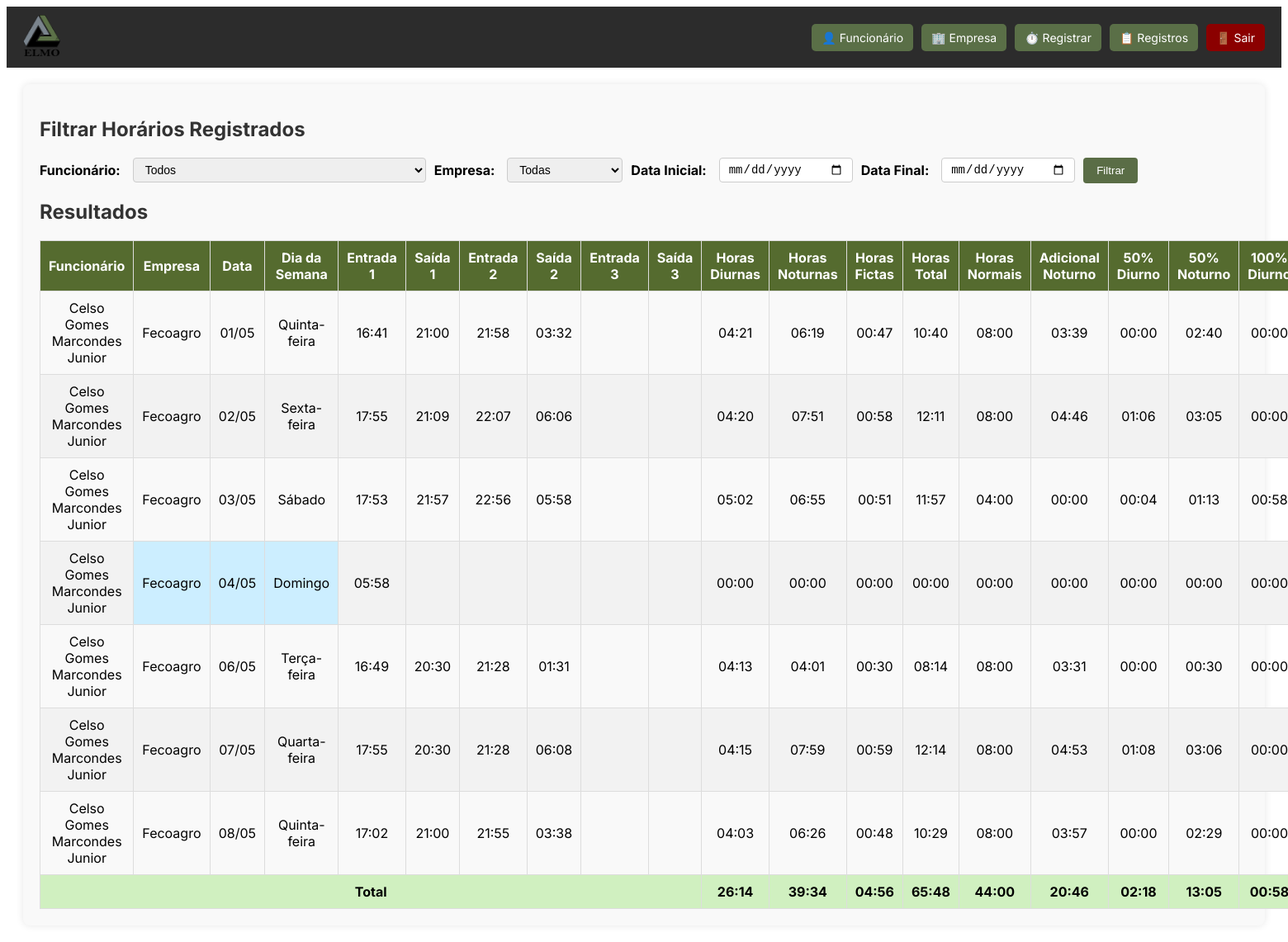
The app's page /lista-registros?funcionario_id=3 (signed in) with its own data.
### models.py (models this page shows)
class Ponto(db.Model):
    id = db.Column(db.Integer, primary_key=True)
    funcionario_id = db.Column(db.Integer, db.ForeignKey('funcionario.id'), nullable=False)
    empresa_id = db.Column(db.Integer, db.ForeignKey('empresa.id'), nullable=False)
    data = db.Column(db.String(10), nullable=False)
    entrada1 = db.Column(db.String(5))
    saida1 = db.Column(db.String(5))
    entrada2 = db.Column(db.String(5))
    saida2 = db.Column(db.String(5))
    entrada3 = db.Column(db.String(5))
    saida3 = db.Column(db.String(5))
    funcionario = db.relationship('Funcionario', backref=db.backref('pontos', lazy=True))
    empresa = db.relationship('Empresa', backref=db.backref('pontos', lazy=True))

class Funcionario(db.Model):
    id = db.Column(db.Integer, primary_key=True)
    nome = db.Column(db.String(100), nullable=False)
    cpf = db.Column(db.String(14), unique=True, nullable=True)

class Empresa(db.Model):
    id = db.Column(db.Integer, primary_key=True)
    nome = db.Column(db.String(100), nullable=False)
    vale_alimentacao = db.Column(db.Float, nullable=False)

### app.py (the view, shortened to what this page needs)
@app.route("/lista-registros", methods=["GET"])
def lista_registros():
    if not session.get("usuario_logado"):
        return redirect(url_for("login"))
    funcionarios = Funcionario.query.order_by(Funcionario.nome.asc()).all()
    empresas = Empresa.query.order_by(Empresa.nome.asc()).all()
    query = Ponto.query
    funcionario_id = request.args.get("funcionario_id")
    empresa_id = request.args.get("empresa_id")
    data_ini = request.args.get("data_ini")
    data_fim = request.args.get("data_fim")
    if funcionario_id:
        query = query.filter_by(funcionario_id=funcionario_id)
    if empresa_id:
        query = query.filter_by(empresa_id=empresa_id)
    if data_ini:
        query = query.filter(Ponto.data >= data_ini)
    if data_fim:
        query = query.filter(Ponto.data <= data_fim)
    pontos = []
    if funcionario_id or empresa_id or data_ini or data_fim:
        pontos = query.order_by(Ponto.data.asc()).all()
    INIDIA = time(5, 0)
    FIMDIA = time(22, 0)
    ININOT = time(22, 0)
    FIMNOT = time(5, 0)
    def to_time(valor):
        if isinstance(valor, str):
            return datetime.strptime(valor, "%H:%M").time()
        return valor
    for ponto in pontos:
        if isinstance(ponto.data, str):
            ponto.data_obj = datetime.strptime(ponto.data, "%Y-%m-%d")
        else:
            ponto.data_obj = ponto.data
        ponto.horas_diurnas_reais = timedelta()
        ponto.horas_noturnas_reais = timedelta()
        ponto.horas_fictas = timedelta()
        ponto.horas_adicional = timedelta()
        ponto.horas_adicional_ficta = timedelta()
        ponto.horas_diurnas = timedelta()
        ponto.horas_noturnas = timedelta()
        ponto.horas_total = timedelta()
        ponto.extra_50_diurno = timedelta()
        ponto.extra_50_noturno = timedelta()
        ponto.extra_50_noturno_reais = timedelta()
        ponto.extra_100_diurno = timedelta()
        ponto.extra_100_noturno = timedelta()
        ponto.horas_normais = timedelta(hours=8)
        if ponto.data_obj.weekday() == 5:
            ponto.horas_normais = timedelta(hours=4)
        turnos = [(ponto.entrada1, ponto.saida1), (ponto.entrada2, ponto.saida2), (ponto.entrada3, ponto.saida3)]
        minutos_marcados = []
        for entrada, saida in turnos:
            if entrada and saida:
                entrada = to_time(entrada)
                saida = to_time(saida)
                entrada_dt = datetime.combine(ponto.data_obj, entrada)
                saida_dt = datetime.combine(ponto.data_obj, saida)
                if saida < entrada:
                    saida_dt += timedelta(days=1)
                atual = entrada_dt
                while atual < saida_dt:
                    minutos_marcados.append(atual)
                    atual += timedelta(minutes=1)
        acumulado_domingo = timedelta()
        duracao_dentro_domingo = timedelta()
        for minuto in minutos_marcados:
            hora = minuto.time()
            tipo = "diurna"
            if hora >= ININOT or hora < FIMNOT:
                tipo = "noturna"
            if ponto.data_obj.weekday() == 5 and minuto.date() > ponto.data_obj.date():
                if tipo == "diurna":
                    ponto.extra_100_diurno += timedelta(minutes=1)
                    ponto.horas_diurnas_reais += timedelta(minutes=1)
                else:
                    ponto.extra_100_noturno += timedelta(minutes=1)
                    ponto.horas_noturnas_reais += timedelta(minutes=1)
                continue
            if ponto.horas_normais > timedelta():
                ponto.horas_normais -= timedelta(minutes=1)
                if tipo == "diurna":
                    ponto.horas_diurnas += timedelta(minutes=1)
                    ponto.horas_diurnas_reais += timedelta(minutes=1)
                else:
                    ponto.horas_noturnas_reais += timedelta(minutes=1)
                    ponto.horas_adicional += timedelta(minutes=1)
            else:
                if tipo == "diurna":
                    ponto.extra_50_diurno += timedelta(minutes=1)
                    ponto.horas_diurnas_reais += timedelta(minutes=1)
                else:
                    ponto.extra_50_noturno_reais += timedelta(minutes=1)
                    ponto.horas_noturnas_reais += timedelta(minutes=1)
        if ponto.data_obj.weekday() < 5:
            ponto.horas_noturnas = ponto.horas_noturnas_reais * 1.142857
            ponto.horas_total = ponto.horas_diurnas_reais + ponto.horas_noturnas
            ponto.horas_fictas= ponto.horas_noturnas_reais * 0.142857
            carga_horaria_diaria = timedelta(hours=8)
            jornada_total = ponto.horas_diurnas_reais + ponto.horas_noturnas
            if jornada_total < carga_horaria_diaria:
                ponto.horas_normais = jornada_total
            else:
                ponto.horas_normais = carga_horaria_diaria
                ponto.extra_50_noturno = ( ponto.extra_50_noturno_reais * 1.142857 ) + ( ponto.horas_adicional * 0.142857 )
        if ponto.data_obj.weekday() == 5:
            ponto.horas_noturnas = ponto.horas_noturnas_reais * 1.142857
            ponto.horas_total = ponto.horas_diurnas_reais + ponto.horas_noturnas
            ponto.horas_fictas= ponto.horas_noturnas_reais * 0.142857
            carga_horaria_diaria = timedelta(hours=4)
            jornada_total = ponto.horas_diurnas_reais + ponto.horas_noturnas
            extra_total = max(timedelta(), jornada_total - carga_horaria_diaria)
            ponto.extra_50_noturno = ponto.extra_50_noturno_reais * 1.142857
            if ponto.horas_adicional > timedelta():
                ponto.extra_50_noturno = ponto.horas_adicional * 0.142857
            if jornada_total < carga_horaria_diaria:
                ponto.horas_normais = jornada_total
                ponto.horas_adicional = ponto.horas_noturnas
            else:
                ponto.horas_normais = carga_horaria_diaria
        if ponto.data_obj.weekday() == 6:
            ponto.horas_noturnas = ponto.horas_noturnas_reais * 1.142857
            ponto.horas_total = ponto.horas_diurnas_reais + ponto.horas_noturnas
            ponto.horas_fictas= ponto.horas_noturnas_reais * 0.142857
            carga_horaria_diaria = timedelta(hours=8)
            jornada_total = ponto.horas_diurnas_reais + ponto.horas_noturnas
            if jornada_total < carga_horaria_diaria:
                ponto.horas_normais = jornada_total
            else:
                ponto.horas_normais = carga_horaria_diaria - (ponto.extra_100_diurno + ponto.extra_100_noturno)
                ponto.extra_50_noturno = ( ponto.extra_50_noturno_reais * 1.142857 ) + ( ponto.horas_adicional * 0.142857 )
    total = {
            "horas_diurnas": timedelta(),
            "horas_noturnas": timedelta(),
            "horas_fictas": timedelta(),
            "horas_total": timedelta(),
            "horas_normais": timedelta(),
            "horas_adicional": timedelta(),
            "extra_50_diurno": timedelta(),
            "extra_50_noturno": timedelta(),
            "extra_100_diurno": timedelta(),
            "extra_100_noturno": timedelta(),
        }
    for ponto in pontos:
            total["horas_diurnas"] += ponto.horas_diurnas_reais
            total["horas_noturnas"] += ponto.horas_noturnas
            total["horas_fictas"] += ponto.horas_fictas
            total["horas_total"] += ponto.horas_total
            total["horas_normais"] += ponto.horas_normais
            total["horas_adicional"] += ponto.horas_adicional
            total["extra_50_diurno"] += ponto.extra_50_diurno
            total["extra_50_noturno"] += ponto.extra_50_noturno
            total["extra_100_diurno"] += ponto.extra_100_diurno
            total["extra_100_noturno"] += ponto.extra_100_noturno
    return render_template("lista_registros.html", pontos=pontos, funcionarios=funcionarios, empresas=empresas, total=total)

### app.py (called while the page is built)
@app.template_filter('horario_formatado')
def horario_formatado(value):
    if not value:
        return "00:00"
    total_minutes = int(value.total_seconds() // 60)
    horas = total_minutes // 60
    minutos = total_minutes % 60
    return f"{horas:02d}:{minutos:02d}"

@app.template_filter('formatar_dia_semana')
def formatar_dia_semana(data):
    return format_datetime(data, "EEEE", locale='pt_BR').capitalize()

### templates/lista_registros.html (shortened to what this page needs)
{% extends "base.html" %}
{% block content %}
<div class="box">
    <h2>Filtrar Horários Registrados</h2>
    <form method="GET" class="filter-lista-form">
        <label for="funcionario_id">Funcionário:</label>
        <select name="funcionario_id" id="funcionario_id">
            <option value="">Todos</option>
        </select>
        <label for="empresa_id">Empresa:</label>
        <select name="empresa_id" id="empresa_id">
            <option value="">Todas</option>
        </select>
        <label for="data_ini">Data Inicial:</label>
        <input type="date" name="data_ini" id="data_ini">
        <label for="data_fim">Data Final:</label>
        <input type="date" name="data_fim" id="data_fim">
        <button type="submit" class="btn-lista-filter">Filtrar</button>
    </form>
</div>
<div class="box">
    <h2>Resultados</h2>
    <div class="table-responsive">
        <table class="styled-table">
            <thead>
                <tr>
                    <th>Funcionário</th>
                    <th>Empresa</th>
                    <th>Data</th>
                    <th>Dia da Semana</th>
                    <th>Entrada 1</th><th>Saída 1</th>
                    <th>Entrada 2</th><th>Saída 2</th>
                    <th>Entrada 3</th><th>Saída 3</th>
                    <th>Horas Diurnas</th>
                    <th>Horas Noturnas</th>
                    <th>Horas Fictas</th>
                    <th>Horas Total</th>
                    <th>Horas Normais</th>
                    <th>Adicional Noturno</th>
                    <th>50% Diurno</th>
                    <th>50% Noturno</th>
                    <th>100% Diurno</th>
                </tr>
            </thead>
            <tbody>
                {% for p in pontos %}
                <tr class="{% if p.data_obj | formatar_dia_semana == 'Domingo' %}domingo{% endif %}">
                    <td>{{ p.funcionario.nome }}</td>
                    <td>{{ p.empresa.nome }}</td>
                    <td>{{ p.data_obj.strftime('%d/%m') }}</td>
                    <td>{{ p.data_obj | formatar_dia_semana }}</td>
                    <td>{{ p.entrada1 or '' }}</td><td>{{ p.saida1 or '' }}</td>
                    <td>{{ p.entrada2 or '' }}</td><td>{{ p.saida2 or '' }}</td>
                    <td>{{ p.entrada3 or '' }}</td><td>{{ p.saida3 or '' }}</td>
                    <td>{{ p.horas_diurnas_reais|horario_formatado }}</td>
                    <td>{{ p.horas_noturnas|horario_formatado }}</td>
                    <td>{{ p.horas_fictas|horario_formatado }}</td>
                    <td>{{ p.horas_total|horario_formatado }}</td>
                    <td>{{ p.horas_normais|horario_formatado }}</td>
                    <td>{{ p.horas_adicional|horario_formatado }}</td>
                    <td>{{ p.extra_50_diurno|horario_formatado }}</td>
                    <td>{{ p.extra_50_noturno|horario_formatado }}</td>
                    <td>{{ p.extra_100_diurno|horario_formatado }}</td>
                </tr>
                {% endfor %}
            </tbody>
            <tfoot>
                <tr class="total-row">
                    <td colspan="10">Total</td>
                    <td>{{ total.horas_diurnas|horario_formatado }}</td>
                    <td>{{ total.horas_noturnas|horario_formatado }}</td>
                    <td>{{ total.horas_fictas|horario_formatado }}</td>
                    <td>{{ total.horas_total|horario_formatado }}</td>
                    <td>{{ total.horas_normais|horario_formatado }}</td>
                    <td>{{ total.horas_adicional|horario_formatado }}</td>
                    <td>{{ total.extra_50_diurno|horario_formatado }}</td>
                    <td>{{ total.extra_50_noturno|horario_formatado }}</td>
                    <td>{{ total.extra_100_diurno|horario_formatado }}</td>
                </tr>
            </tfoot>
        </table>
    </div>
</div>
{% endblock %}

### static/style.css (style rules this page uses)
h2, h3 { color: #333; }
table { width: 100%; border-collapse: collapse; margin-top: 20px; }
table th, table td { border: 1px solid #ccc; padding: 8px; text-align: center; }
table th { background-color: #6a7751; color: white; }
table tr:nth-child(even) { background-color: #f5f5f5; }
h2 { margin-bottom: 20px; color: #333; }
form { display: flex; flex-wrap: wrap; gap: 10px; align-items: center; }
label { font-weight: bold; margin-right: 5px; }
input[type="date"], input[type="time"], select { padding: 6px 8px; border: 1px solid #ccc; border-radius: 5px; outline: none; }
.styled-table { width: 100%; border-collapse: collapse; margin-top: 10px; }
.styled-table th, .styled-table td { border: 1px solid #ddd; padding: 10px; text-align: center; }
.styled-table th { background-color: #556b2f; color: white; }
.styled-table tr:nth-child(even) { background-color: #f2f2f2; }
select, input[type="date"], input[type="time"] { padding: 6px 8px; border: 1px solid #ccc; border-radius: 5px; outline: none; min-width: 140px; }
.filter-lista-form { display: flex; flex-wrap: wrap; align-items: center; gap: 10px; margin-bottom: 20px; }
.filter-lista-form label { margin-right: 5px; font-weight: bold; }
.filter-lista-form select, .filter-lista-form input[type="date"] { padding: 5px 10px; font-size: 14px; border: 1px solid #ccc; border-radius: 4px; }
.btn-lista-filter { background-color: #5a6d46; color: white; border: none; padding: 8px 16px; border-radius: 4px; cursor: pointer; }
.domingo td:nth-child(2), .domingo td:nth-child(3), .domingo td:nth-child(4) { background-color: #cceeff; }
.total-row td { background-color: #d0f0c0; font-weight: bold; }
body { font-family: 'Inter', sans-serif; }

### records on screen
Ponto: funcionario.nome "Celso Gomes Marcondes Junior", empresa.nome "Fecoagro", data_obj "01/05", data_obj "Quinta-feira", entrada1 "16:41", saida1 "21:00", entrada2 "21:58", saida2 "03:32", horas_diurnas_reais|horario_formatado "04:21", horas_noturnas|horario_formatado "06:19", horas_fictas|horario_formatado "00:47", horas_total|horario_formatado "10:40", horas_normais|horario_formatado "08:00", horas_adicional|horario_formatado "03:39", extra_50_diurno|horario_formatado "00:00", extra_50_noturno|horario_formatado "02:40", extra_100_diurno|horario_formatado "00:00"
Ponto: funcionario.nome "Celso Gomes Marcondes Junior", empresa.nome "Fecoagro", data_obj "02/05", data_obj "Sexta-feira", entrada1 "17:55", saida1 "21:09", entrada2 "22:07", saida2 "06:06", horas_diurnas_reais|horario_formatado "04:20", horas_noturnas|horario_formatado "07:51", horas_fictas|horario_formatado "00:58", horas_total|horario_formatado "12:11", horas_normais|horario_formatado "08:00", horas_adicional|horario_formatado "04:46", extra_50_diurno|horario_formatado "01:06", extra_50_noturno|horario_formatado "03:05", extra_100_diurno|horario_formatado "00:00"
Ponto: funcionario.nome "Celso Gomes Marcondes Junior", empresa.nome "Fecoagro", data_obj "03/05", data_obj "Sábado", entrada1 "17:53", saida1 "21:57", entrada2 "22:56", saida2 "05:58", horas_diurnas_reais|horario_formatado "05:02", horas_noturnas|horario_formatado "06:55", horas_fictas|horario_formatado "00:51", horas_total|horario_formatado "11:57", horas_normais|horario_formatado "04:00", horas_adicional|horario_formatado "00:00", extra_50_diurno|horario_formatado "00:04", extra_50_noturno|horario_formatado "01:13", extra_100_diurno|horario_formatado "00:58"
Ponto: funcionario.nome "Celso Gomes Marcondes Junior", empresa.nome "Fecoagro", data_obj "04/05", data_obj "Domingo", entrada1 "05:58", horas_diurnas_reais|horario_formatado "00:00", horas_noturnas|horario_formatado "00:00", horas_fictas|horario_formatado "00:00", horas_total|horario_formatado "00:00", horas_normais|horario_formatado "00:00", horas_adicional|horario_formatado "00:00", extra_50_diurno|horario_formatado "00:00", extra_50_noturno|horario_formatado "00:00", extra_100_diurno|horario_formatado "00:00"
Ponto: funcionario.nome "Celso Gomes Marcondes Junior", empresa.nome "Fecoagro", data_obj "06/05", data_obj "Terça-feira", entrada1 "16:49", saida1 "20:30", entrada2 "21:28", saida2 "01:31", horas_diurnas_reais|horario_formatado "04:13", horas_noturnas|horario_formatado "04:01", horas_fictas|horario_formatado "00:30", horas_total|horario_formatado "08:14", horas_normais|horario_formatado "08:00", horas_adicional|horario_formatado "03:31", extra_50_diurno|horario_formatado "00:00", extra_50_noturno|horario_formatado "00:30", extra_100_diurno|horario_formatado "00:00"
Ponto: funcionario.nome "Celso Gomes Marcondes Junior", empresa.nome "Fecoagro", data_obj "07/05", data_obj "Quarta-feira", entrada1 "17:55", saida1 "20:30", entrada2 "21:28", saida2 "06:08", horas_diurnas_reais|horario_formatado "04:15", horas_noturnas|horario_formatado "07:59", horas_fictas|horario_formatado "00:59", horas_total|horario_formatado "12:14", horas_normais|horario_formatado "08:00", horas_adicional|horario_formatado "04:53", extra_50_diurno|horario_formatado "01:08", extra_50_noturno|horario_formatado "03:06", extra_100_diurno|horario_formatado "00:00"
Ponto: funcionario.nome "Celso Gomes Marcondes Junior", empresa.nome "Fecoagro", data_obj "08/05", data_obj "Quinta-feira", entrada1 "17:02", saida1 "21:00", entrada2 "21:55", saida2 "03:38", horas_diurnas_reais|horario_formatado "04:03", horas_noturnas|horario_formatado "06:26", horas_fictas|horario_formatado "00:48", horas_total|horario_formatado "10:29", horas_normais|horario_formatado "08:00", horas_adicional|horario_formatado "03:57", extra_50_diurno|horario_formatado "00:00", extra_50_noturno|horario_formatado "02:29", extra_100_diurno|horario_formatado "00:00"

### other values on screen
{{ total.horas_diurnas|horario_formatado }} "26:14"
{{ total.horas_noturnas|horario_formatado }} "39:34"
{{ total.horas_fictas|horario_formatado }} "04:56"
{{ total.horas_total|horario_formatado }} "65:48"
{{ total.horas_normais|horario_formatado }} "44:00"
{{ total.horas_adicional|horario_formatado }} "20:46"
{{ total.extra_50_diurno|horario_formatado }} "02:18"
{{ total.extra_50_noturno|horario_formatado }} "13:05"
{{ total.extra_100_diurno|horario_formatado }} "00:58"
